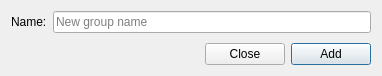
<?xml version="1.0" encoding="UTF-8"?>
<ui version="4.0">
 <class>DialogAddRss</class>
 <widget class="QDialog" name="DialogAddRss">
  <property name="geometry">
   <rect>
    <x>0</x>
    <y>0</y>
    <width>382</width>
    <height>76</height>
   </rect>
  </property>
  <property name="windowTitle">
   <string>Add Group</string>
  </property>
  <property name="modal">
   <bool>true</bool>
  </property>
  <layout class="QVBoxLayout" name="verticalLayout_2">
   <item>
    <layout class="QFormLayout" name="formLayout">
     <property name="fieldGrowthPolicy">
      <enum>QFormLayout::AllNonFixedFieldsGrow</enum>
     </property>
     <item row="0" column="0">
      <widget class="QLabel" name="label">
       <property name="text">
        <string>Name:</string>
       </property>
      </widget>
     </item>
     <item row="0" column="1">
      <widget class="QLineEdit" name="name_edit">
       <property name="placeholderText">
        <string>New group name</string>
       </property>
      </widget>
     </item>
    </layout>
   </item>
   <item>
    <layout class="QHBoxLayout" name="horizontalLayout">
     <item>
      <spacer name="horizontalSpacer">
       <property name="orientation">
        <enum>Qt::Horizontal</enum>
       </property>
       <property name="sizeType">
        <enum>QSizePolicy::Expanding</enum>
       </property>
       <property name="sizeHint" stdset="0">
        <size>
         <width>40</width>
         <height>20</height>
        </size>
       </property>
      </spacer>
     </item>
     <item>
      <widget class="QPushButton" name="cancel_btn">
       <property name="text">
        <string>Close</string>
       </property>
      </widget>
     </item>
     <item>
      <widget class="QPushButton" name="add_btn">
       <property name="text">
        <string>Add</string>
       </property>
       <property name="default">
        <bool>true</bool>
       </property>
      </widget>
     </item>
    </layout>
   </item>
  </layout>
 </widget>
 <resources/>
 <connections/>
</ui>
